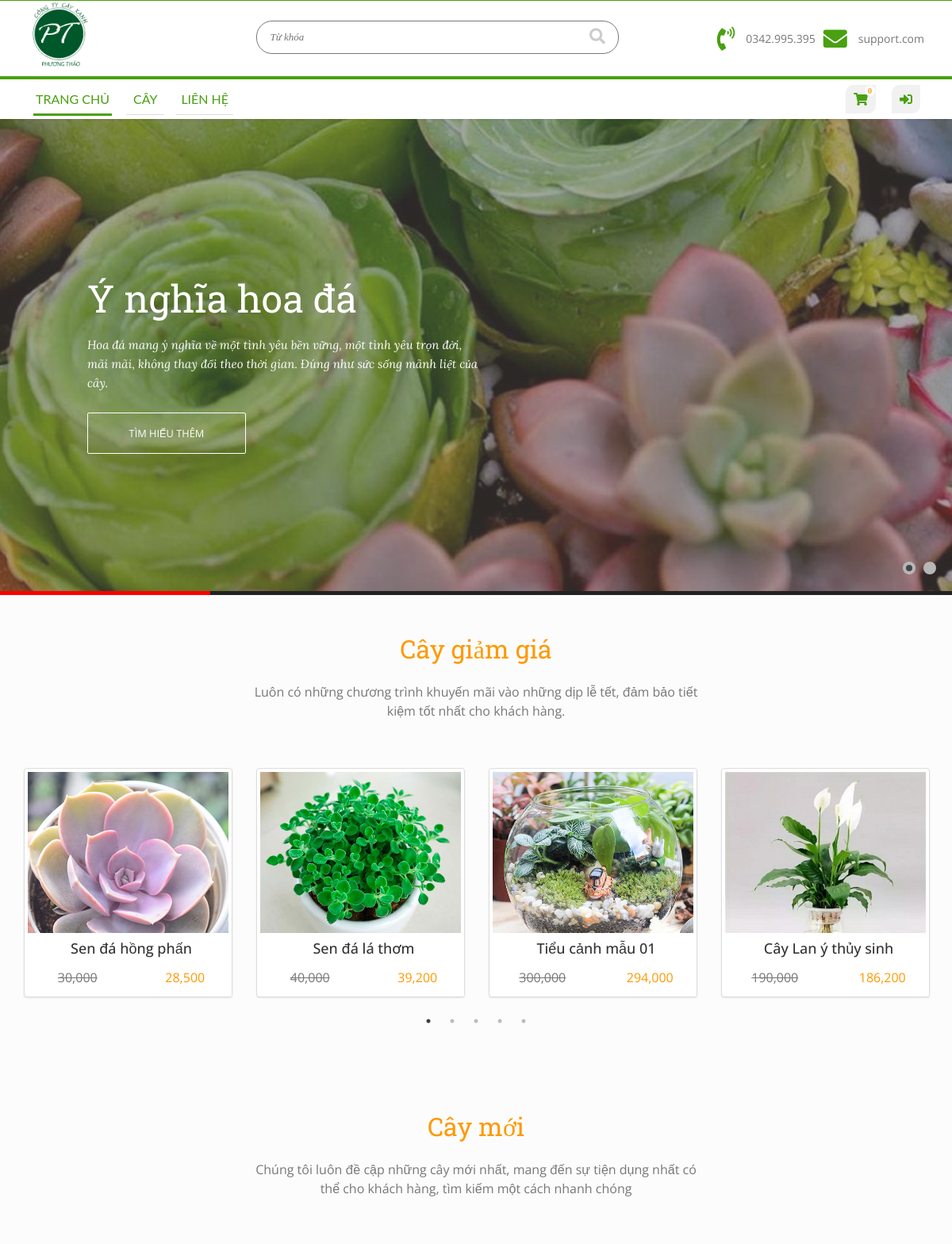
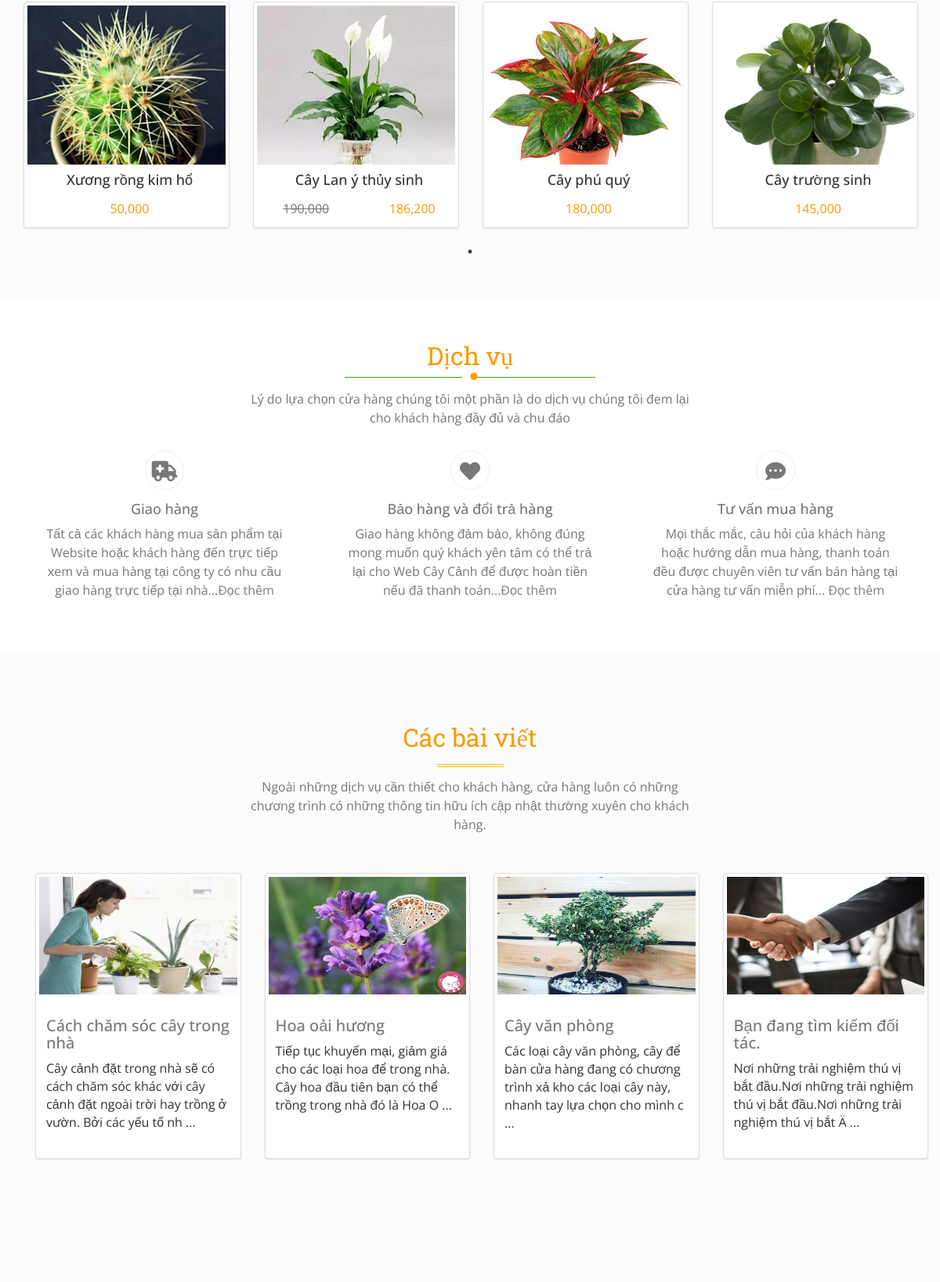
The page / (upper part) on the database its author committed (2 pictures, top to bottom).
### tables this page shows
CREATE TABLE IF NOT EXISTS `banner` (
  `ID` int(11) NOT NULL AUTO_INCREMENT COMMENT 'Mã banner',
  `Name` varchar(150) NOT NULL,
  `Image` varchar(150) NOT NULL,
  `Description` text NOT NULL,
  PRIMARY KEY (`ID`)
);

CREATE TABLE IF NOT EXISTS `tree` (
  `ID` varchar(150) NOT NULL,
  `Category_ID` int(11) NOT NULL,
  `Tree_name` varchar(255) NOT NULL,
  `Image` varchar(255) NOT NULL,
  `Infor` text NOT NULL,
  `Amount` int(11) NOT NULL,
  `Price` decimal(10,0) NOT NULL,
  `sale` int(11) NOT NULL,
  `Description` text NOT NULL,
  PRIMARY KEY (`ID`)
);

CREATE TABLE IF NOT EXISTS `receipt_detail` (
  `Receipt_ID` int(11) NOT NULL,
  `Tree_ID` varchar(150) NOT NULL,
  `Amount` int(11) NOT NULL,
  `Price` decimal(10,2) NOT NULL,
  `Total_money` decimal(10,2) NOT NULL
);

CREATE TABLE IF NOT EXISTS `post` (
  `ID` int(11) NOT NULL AUTO_INCREMENT,
  `Name` varchar(150) NOT NULL,
  `Image` varchar(150) NOT NULL,
  `Infor` text NOT NULL,
  `Description` varchar(255) NOT NULL,
  `Date` date NOT NULL,
  PRIMARY KEY (`ID`)
);

### layout/main.php (called while the page is built)
<?php include("layout/navigation.php"); ?>

### template/home.php (the view, shortened to what this page needs)
<?php
$sql_giamgia     = "SELECT * FROM tree WHERE sale > 0";
$query_giamgia   = mysqli_query($conn,$sql_giamgia);
$sql_moi   		 = "SELECT tree.*,receipt_detail.Tree_ID FROM tree INNER JOIN receipt_detail ON tree.ID = receipt_detail.Tree_ID INNER JOIN receipt ON receipt_detail.Receipt_ID = receipt.ID_receipt ORDER BY receipt.Date DESC LIMIT 0,10";
$query_moi  	 = mysqli_query($conn,$sql_moi);
$sql_post     = "SELECT * FROM post ORDER BY Date DESC LIMIT 0,10";
$query_post   = mysqli_query($conn,$sql_post);
?>
<div class="slideshow banner-main">
	<div class="camera_wrap">
	<?php
		$query = "SELECT * FROM banner";
		$result = mysqli_query($conn, $query);
		if(mysqli_num_rows($result) > 0)
		{
			while($row = mysqli_fetch_array($result))
			{
			?>
		<div data-src="admin/upload/<?php echo $row["Image"]; ?>" class="banner-img-<?php echo $row["ID"]; ?>">
			<div class="camera_caption id-<?php echo $row["ID"]; ?>">
				<h2 class="name"><?php echo $row["Name"] ?></h2>
				<p class="description"><?php echo $row["Description"] ?></p>
				<p class="xemthem"><a href="#" class="btn">Tìm hiểu thêm</a></p>
			</div>
		</div>
		<?php
			}
		}
	?>
	</div>
</div>
<div class="section sale-product">
	<div class="head">
		<div class="container">
			<div class="head">
				<h2 class="title">Cây giảm giá</h2>
				<p>Luôn có những chương trình khuyến mãi vào những dịp lễ tết, đảm bảo tiết kiệm tốt nhất cho khách hàng.</p>
			</div>
		</div>
	</div>
	<div class="products items">
		<div class="container">
			<div class="row">
				<div class="slider slick-show-4 autoplay">
					<?php if (mysqli_num_rows($query_giamgia)){ ?>
						<?php while($result = mysqli_fetch_assoc($query_giamgia)){ ?>
							<div class="col-xs-6 col-sm-6 col-md-3">
								<div class="thumbnail product item">
									<div class="pictr">
									</div>
									<div class="caption info">
										<h4><?php echo $result["Tree_name"]; ?></h4>
										<div class="cost <?php if ($result['sale'] > 0) echo "sale"; ?>">
											<div class="row">
												<?php
													if ($result['sale'] > 0)
													{
														$dongia =$result['Price'] - ($result['Price'] * $result['sale'])/100; ?>
												<div class="col-sm-12 col-md-6">
													<p class="price througth"><?php echo number_format($result['Price']); ?></p>
												</div>
												<div class="col-sm-12 col-md-6">
													<p class="price"><?php echo number_format($dongia); ?></p>
												</div>
												<?php
													}
												?>
											</div>
										</div>
									</div>
								</div>
							</div>
						<?php } ?>
					<?php } ?>
				</div>
			</div>
		</div>
	</div>
</div>
<div class="section new-product">
	<div class="head">
		<div class="container">
			<div class="head">
				<h2 class="title">Cây mới</h2>
				<p>Chúng tôi luôn đề cập những cây mới nhất, mang đến sự tiện dụng nhất có thể cho khách hàng, tìm kiếm một cách nhanh chóng</p>
			</div>
		</div>
	</div>
	<div class="products items">
		<div class="container">
			<div class="row">
				<div class="slider slick-show-4 autoplay">
					<?php
					if (mysqli_num_rows($query_moi))
					{
					?>
						<?php
						while($result = mysqli_fetch_assoc($query_moi))
						{
						?>
							<div class="col-xs-6 col-sm-6 col-md-3">
								<div class="thumbnail product item">
									<div class="pictr">
									</div>
									<div class="caption info">
										<h4><?php echo $result["Tree_name"]; ?></h4>
										<div class="cost <?php if ($result['sale'] > 0) echo "sale"; ?>">
											<div class="row">
												<?php if ($result['sale'] > 0){ ?>
												<?php $dongia =$result['Price'] - ($result['Price'] * $result['sale'])/100; ?>
												<div class="col-sm-12 col-md-6">
													<p class="price througth"><?php echo number_format($result['Price']); ?></p>
												</div>
												<div class="col-sm-12 col-md-6">
													<p class="price"><?php echo number_format($dongia); ?></p>
												</div>
												<?php }else{ ?>
												<div class="col-sm-12 col-md-12">
													<p class="price"><?php echo number_format($result['Price']); ?></p>
												</div>
												<?php } ?>
											</div>
										</div>
									</div>
								</div>
							</div>
						<?php
						}
					}
					?>
				</div>
			</div>
		</div>
	</div>
</div>
<div class="section services-infor services relative">
	<div class="container relative">
		<div class="head">
			<h2 class="title">Dịch vụ <span><i class="fas fa-certificate"></i></span></h2>
			<p>Lý do lựa chọn cửa hàng chúng tôi một phần là do dịch vụ chúng tôi đem lại cho khách hàng đầy đủ và chu đáo</p>
		</div>
		<div class="wapper">
			<div class="row">
				<div class="col-xs-12 col-sm-4 col-md-4">
					<div class="service item">
						<div class="cri-icon">
							<i class="fa fa-ambulance" aria-hidden="true"></i>
						</div>
						<div class="content">
							<h4 class="name">Giao hàng</h4>
							<p>Tất cả các khách hàng mua sản phẩm tại Website hoặc khách hàng đến trực tiếp xem và mua hàng tại công ty có nhu cầu giao hàng trực tiếp tại nhà...<a href="#">Đọc thêm</a></p>
						</div>
					</div>
				</div>
				<div class="col-xs-12 col-sm-4 col-md-4">
					<div class="service item">
						<div class="cri-icon">
							<i class="fa fa-heart" aria-hidden="true"></i>
						</div>
						<div class="content">
							<h4 class="name">Bảo hàng và đổi trả hàng</h4>
							<p>Giao hàng không đảm bảo, không đúng mong muốn quý khách yên tâm có thể trả lại cho Web Cây Cảnh để được hoàn tiền nếu đã thanh toán...<a href="#">Đọc thêm</a></p>
						</div>
					</div>
				</div>
				<div class="col-xs-12 col-sm-4 col-md-4">
					<div class="service item">
						<div class="cri-icon">
							<i class="fas fa-comment-dots"></i>
						</div>
						<div class="content">
							<h4 class="name">Tư vấn mua hàng</h4>
							<p>Mọi thắc mắc, câu hỏi của khách hàng hoặc hướng dẫn mua hàng, thanh toán đều được chuyên viên tư vấn bán hàng tại cửa hàng tư vấn miễn phí... <a href="#">Đọc thêm</a></p>
						</div>
					</div>
				</div>
			</div>
		</div>
	</div>
</div>
<div class="section list-post relative">
	<div class="container wapper">
		<div class="head">
			<h2 class="title">Các bài viết</h2>
			<p>Ngoài những dịch vụ cần thiết cho khách hàng, cửa hàng luôn có những chương trình có những thông tin hữu ích cập nhật thường xuyên cho khách hàng.</p>
		</div>
		<div class="post-list items">
			<div class="container">
				<div class="row">
					<div class="post-list-wap">
						<?php if (mysqli_num_rows($query_post)): ?>
							<?php while($result = mysqli_fetch_assoc($query_post)): ?>
								<div class="col-xs-6 col-sm-6 col-md-3">
									<div class="thumbnail item">
										<a href="?options=baiviet&id=<?php echo $result['ID']; ?>"><img src="admin/upload/<?php echo $result['Image']; ?>"></a>
										<div class="caption">
											<a href="?options=baiviet&id=<?php echo $result['ID']; ?>"><h3 class="name"><?php echo $result['Name']; ?></h3></a>
											<div class="text">
												<p><?php echo substr($result['Description'],0,150); ?> ...</p>
											</div>
										</div>
									</div>
								</div>
							<?php endwhile ?>
						<?php endif ?>
					</div>
				</div>
			</div>
		</div>
	</div>
</div>
<div class="section sustomers-say">
</div>

### css/camera-slider-master/camera.css (style rules this page uses)
.camera_wrap a, .camera_wrap img, .camera_wrap ol, .camera_wrap ul, .camera_wrap li, .camera_wrap table, .camera_wrap tbody, .camera_wrap tfoot, .camera_wrap thead, .camera_wrap tr, .camera_wrap th, .camera_wrap td .camera_thumbs_wrap a, .camera_thumbs_wrap img, .camera_thumbs_wrap ol, .camera_thumbs_wrap ul, .camera_thumbs_wrap li, .camera_thumbs_wrap table, .camera_thumbs_wrap tbody, .camera_thumbs_wrap tfoot, .camera_thumbs_wrap thead, .camera_thumbs_wrap tr, .camera_thumbs_wrap th, .camera_thumbs_wrap td { background: none; border: 0; font: inherit; font-size: 100%; margin: 0; padding: 0; vertical-align: baseline; list-style: none }
.camera_wrap { direction: ltr; display: none; float: left; position: relative; z-index: 0; }
.camera_wrap { width: 100%; }
.camera_caption { bottom: 0; display: block; position: absolute; width: 100%; }
.camera_caption { color: #fff; }

### rows shown on the page
banner: Name "Ý nghĩa hoa đá", Description "Hoa đá mang ý nghĩa về một tình yêu bền vững, một tình yêu trọn đời, mãi mãi, không thay đổi theo thời gian. Đúng như sức sống mãnh liệt của cây."
tree: Tree_name "Sen đá hồng phấn", Price "30,000", dongia "28,500"
tree: Tree_name "Sen đá lá thơm", Price "40,000", dongia "39,200"
tree: Tree_name "Tiểu cảnh mẫu 01", Price "300,000", dongia "294,000"
tree: Tree_name "Cây Lan ý thủy sinh", Price "190,000", dongia "186,200"
receipt_detail: Tree_ID.Tree_name "Xương rồng kim hổ", Tree_ID.Price "50,000"
receipt_detail: Tree_ID.Tree_name "Cây Lan ý thủy sinh", Tree_ID.Price "190,000", Tree_ID.sale "186,200"
receipt_detail: Tree_ID.Tree_name "Cây phú quý", Tree_ID.Price "180,000"
receipt_detail: Tree_ID.Tree_name "Cây trường sinh", Tree_ID.Price "145,000"
post: Image (picture), Name "Cách chăm sóc cây trong nhà", Description "Cây cảnh đặt trong nhà sẽ có cách chăm sóc khác với cây cảnh đặt ngoài trời hay trồng ở vườn. Bởi các yếu tố nh"
post: Image (picture), Name "Hoa oải hương", Description "Tiếp tục khuyến mại, giảm giá cho các loại hoa để trong nhà. Cây hoa đầu tiên bạn có thể trồng trong nhà đó là Hoa O"
post: Image (picture), Name "Cây văn phòng", Description "Các loại cây văn phòng, cây để bàn cửa hàng đang có chương trình xả kho các loại cây này, nhanh tay lựa chọn cho mình c"
post: Image (picture), Name "Bạn đang tìm kiếm đối tác.", Description "Nơi những trải nghiệm thú vị bắt đầu.Nơi những trải nghiệm thú vị bắt đầu.Nơi những trải nghiệm thú vị bắt Ä"

### other values the page prints
$soluong "0"
